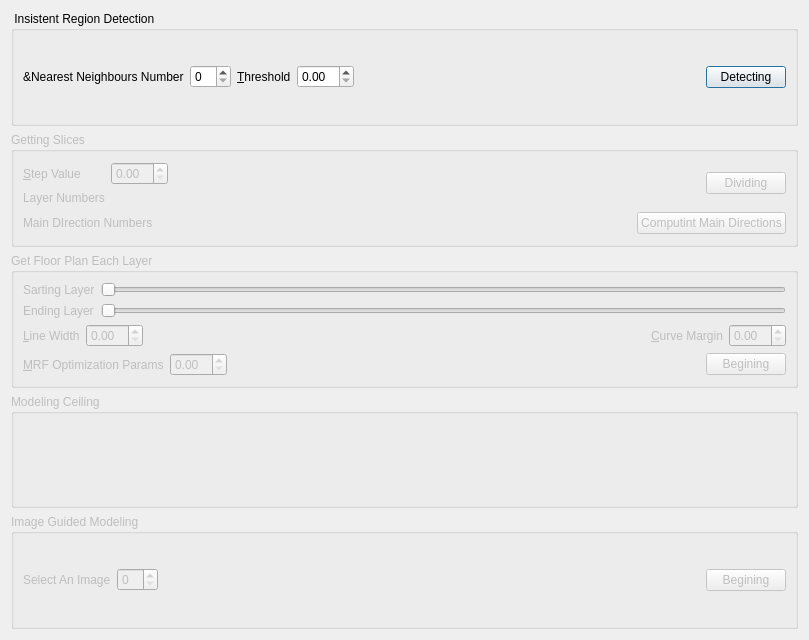
<?xml version="1.0" encoding="UTF-8"?>
<ui version="4.0">
 <class>FloorPlanDialog</class>
 <widget class="QDialog" name="FloorPlanDialog">
  <property name="geometry">
   <rect>
    <x>0</x>
    <y>0</y>
    <width>809</width>
    <height>640</height>
   </rect>
  </property>
  <property name="windowTitle">
   <string>Dialog</string>
  </property>
  <layout class="QVBoxLayout" name="verticalLayout_3">
   <item>
    <widget class="QGroupBox" name="groupBox">
     <property name="title">
      <string> Insistent Region Detection</string>
     </property>
     <layout class="QHBoxLayout" name="horizontalLayout_8">
      <item>
       <layout class="QHBoxLayout" name="horizontalLayout_7">
        <item>
         <widget class="QLabel" name="label_KNN">
          <property name="text">
           <string>&amp;Nearest Neighbours Number</string>
          </property>
         </widget>
        </item>
        <item>
         <widget class="QSpinBox" name="spinBox_knn"/>
        </item>
        <item>
         <widget class="QLabel" name="label_Threshold">
          <property name="text">
           <string>&amp;Threshold</string>
          </property>
          <property name="buddy">
           <cstring>doubleSpinBox_threshold</cstring>
          </property>
         </widget>
        </item>
        <item>
         <widget class="QDoubleSpinBox" name="doubleSpinBox_threshold"/>
        </item>
        <item>
         <spacer name="horizontalSpacer_6">
          <property name="orientation">
           <enum>Qt::Horizontal</enum>
          </property>
          <property name="sizeHint" stdset="0">
           <size>
            <width>40</width>
            <height>20</height>
           </size>
          </property>
         </spacer>
        </item>
        <item>
         <widget class="QPushButton" name="pushButton_insistRegionDetection">
          <property name="text">
           <string>Detecting</string>
          </property>
         </widget>
        </item>
       </layout>
      </item>
     </layout>
    </widget>
   </item>
   <item>
    <widget class="QGroupBox" name="GroupBox_gettingSlices">
     <property name="enabled">
      <bool>false</bool>
     </property>
     <property name="title">
      <string>Getting Slices</string>
     </property>
     <layout class="QVBoxLayout" name="verticalLayout">
      <item>
       <layout class="QHBoxLayout" name="horizontalLayout_5">
        <item>
         <layout class="QGridLayout" name="gridLayout_2">
          <item row="0" column="1">
           <widget class="QDoubleSpinBox" name="doubleSpinBox_stepValue"/>
          </item>
          <item row="0" column="0">
           <widget class="QLabel" name="Label_setStepValue">
            <property name="text">
             <string>&amp;Step Value</string>
            </property>
            <property name="buddy">
             <cstring>doubleSpinBox_stepValue</cstring>
            </property>
           </widget>
          </item>
          <item row="1" column="0">
           <widget class="QLabel" name="label_setLayerNumber">
            <property name="text">
             <string>Layer Numbers</string>
            </property>
           </widget>
          </item>
          <item row="1" column="1">
           <widget class="QLabel" name="label_displayLayerNumber">
            <property name="text">
             <string/>
            </property>
           </widget>
          </item>
         </layout>
        </item>
        <item>
         <spacer name="horizontalSpacer">
          <property name="orientation">
           <enum>Qt::Horizontal</enum>
          </property>
          <property name="sizeHint" stdset="0">
           <size>
            <width>331</width>
            <height>20</height>
           </size>
          </property>
         </spacer>
        </item>
        <item>
         <widget class="QPushButton" name="pushButton_divide_slices">
          <property name="text">
           <string>Dividing</string>
          </property>
         </widget>
        </item>
       </layout>
      </item>
      <item>
       <layout class="QHBoxLayout" name="horizontalLayout">
        <item>
         <widget class="QLabel" name="label">
          <property name="enabled">
           <bool>false</bool>
          </property>
          <property name="text">
           <string>Main DIrection Numbers</string>
          </property>
         </widget>
        </item>
        <item>
         <widget class="QLabel" name="label_MainDirectionNumbers">
          <property name="text">
           <string/>
          </property>
         </widget>
        </item>
        <item>
         <spacer name="horizontalSpacer_5">
          <property name="orientation">
           <enum>Qt::Horizontal</enum>
          </property>
          <property name="sizeHint" stdset="0">
           <size>
            <width>40</width>
            <height>20</height>
           </size>
          </property>
         </spacer>
        </item>
        <item>
         <widget class="QPushButton" name="pushButton_mainDireciongs">
          <property name="enabled">
           <bool>false</bool>
          </property>
          <property name="text">
           <string>Computint Main Directions</string>
          </property>
         </widget>
        </item>
       </layout>
      </item>
     </layout>
    </widget>
   </item>
   <item>
    <widget class="QGroupBox" name="GroupBox_gettingFloorPlan">
     <property name="enabled">
      <bool>false</bool>
     </property>
     <property name="title">
      <string>Get Floor Plan Each Layer</string>
     </property>
     <property name="checkable">
      <bool>false</bool>
     </property>
     <property name="checked">
      <bool>false</bool>
     </property>
     <layout class="QVBoxLayout" name="verticalLayout_2">
      <item>
       <layout class="QGridLayout" name="gridLayout">
        <item row="1" column="0">
         <widget class="QLabel" name="label_setEndingLayer">
          <property name="text">
           <string>Ending Layer</string>
          </property>
         </widget>
        </item>
        <item row="0" column="1">
         <widget class="QSlider" name="horizontalSlider">
          <property name="orientation">
           <enum>Qt::Horizontal</enum>
          </property>
         </widget>
        </item>
        <item row="0" column="0">
         <widget class="QLabel" name="label_setStartingLayer">
          <property name="text">
           <string>Sarting Layer</string>
          </property>
         </widget>
        </item>
        <item row="1" column="1">
         <widget class="QSlider" name="horizontalSlider_2">
          <property name="orientation">
           <enum>Qt::Horizontal</enum>
          </property>
         </widget>
        </item>
       </layout>
      </item>
      <item>
       <layout class="QHBoxLayout" name="horizontalLayout_4">
        <item>
         <widget class="QLabel" name="Label_setLineWidth">
          <property name="text">
           <string>&amp;Line Width</string>
          </property>
          <property name="buddy">
           <cstring>doubleSpinBox_lineWidth</cstring>
          </property>
         </widget>
        </item>
        <item>
         <widget class="QDoubleSpinBox" name="doubleSpinBox_lineWidth"/>
        </item>
        <item>
         <spacer name="horizontalSpacer_4">
          <property name="orientation">
           <enum>Qt::Horizontal</enum>
          </property>
          <property name="sizeHint" stdset="0">
           <size>
            <width>40</width>
            <height>20</height>
           </size>
          </property>
         </spacer>
        </item>
        <item>
         <widget class="QLabel" name="Label_setStepValue_3">
          <property name="text">
           <string>&amp;Curve Margin</string>
          </property>
          <property name="buddy">
           <cstring>doubleSpinBox_curveMargin</cstring>
          </property>
         </widget>
        </item>
        <item>
         <widget class="QDoubleSpinBox" name="doubleSpinBox_curveMargin"/>
        </item>
       </layout>
      </item>
      <item>
       <layout class="QHBoxLayout" name="horizontalLayout_2">
        <item>
         <widget class="QLabel" name="Label_setMRFValue">
          <property name="text">
           <string>&amp;MRF Optimization Params</string>
          </property>
          <property name="buddy">
           <cstring>doubleSpinBox_MRFLambda</cstring>
          </property>
         </widget>
        </item>
        <item>
         <widget class="QDoubleSpinBox" name="doubleSpinBox_MRFLambda"/>
        </item>
        <item>
         <spacer name="horizontalSpacer_2">
          <property name="orientation">
           <enum>Qt::Horizontal</enum>
          </property>
          <property name="sizeHint" stdset="0">
           <size>
            <width>40</width>
            <height>20</height>
           </size>
          </property>
         </spacer>
        </item>
        <item>
         <widget class="QPushButton" name="pushButton_2">
          <property name="text">
           <string>Begining</string>
          </property>
         </widget>
        </item>
       </layout>
      </item>
     </layout>
    </widget>
   </item>
   <item>
    <widget class="QGroupBox" name="GroupBox_modelingCeiling">
     <property name="enabled">
      <bool>false</bool>
     </property>
     <property name="title">
      <string>Modeling Ceiling</string>
     </property>
     <property name="flat">
      <bool>false</bool>
     </property>
     <property name="checkable">
      <bool>false</bool>
     </property>
     <property name="checked">
      <bool>false</bool>
     </property>
    </widget>
   </item>
   <item>
    <widget class="QGroupBox" name="GroupBox_IGM">
     <property name="enabled">
      <bool>false</bool>
     </property>
     <property name="title">
      <string>Image Guided Modeling</string>
     </property>
     <property name="checkable">
      <bool>false</bool>
     </property>
     <property name="checked">
      <bool>false</bool>
     </property>
     <layout class="QHBoxLayout" name="horizontalLayout_6">
      <item>
       <layout class="QHBoxLayout" name="horizontalLayout_3">
        <item>
         <widget class="QLabel" name="label_setImageNumber">
          <property name="text">
           <string>Select An Image</string>
          </property>
          <property name="buddy">
           <cstring>spinBox_imageID</cstring>
          </property>
         </widget>
        </item>
        <item>
         <widget class="QSpinBox" name="spinBox_imageID"/>
        </item>
        <item>
         <spacer name="horizontalSpacer_3">
          <property name="orientation">
           <enum>Qt::Horizontal</enum>
          </property>
          <property name="sizeHint" stdset="0">
           <size>
            <width>40</width>
            <height>20</height>
           </size>
          </property>
         </spacer>
        </item>
        <item>
         <widget class="QPushButton" name="pushButton">
          <property name="text">
           <string>Begining</string>
          </property>
         </widget>
        </item>
       </layout>
      </item>
     </layout>
    </widget>
   </item>
  </layout>
  <zorder>GroupBox_gettingSlices</zorder>
  <zorder>GroupBox_gettingFloorPlan</zorder>
  <zorder>GroupBox_modelingCeiling</zorder>
  <zorder>GroupBox_IGM</zorder>
  <zorder>groupBox</zorder>
 </widget>
 <tabstops>
  <tabstop>pushButton_insistRegionDetection</tabstop>
  <tabstop>pushButton_divide_slices</tabstop>
  <tabstop>pushButton_mainDireciongs</tabstop>
  <tabstop>horizontalSlider</tabstop>
  <tabstop>horizontalSlider_2</tabstop>
  <tabstop>pushButton_2</tabstop>
  <tabstop>pushButton</tabstop>
 </tabstops>
 <resources/>
 <connections/>
</ui>
